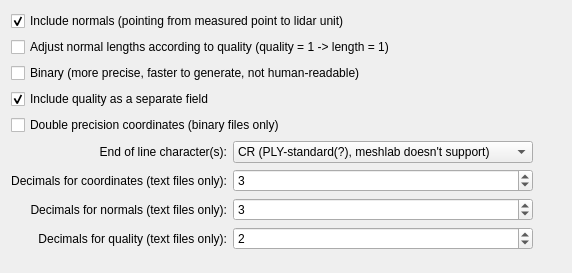
                         <widget class="QWidget" name="scrollAreaWidgetContents">
                          <property name="geometry">
                           <rect>
                            <x>0</x>
                            <y>0</y>
                            <width>572</width>
                            <height>273</height>
                           </rect>
                          </property>
                          <layout class="QVBoxLayout" name="verticalLayout_31">
                           <item>
                            <widget class="QCheckBox" name="checkBox_Lidar_PointCloud_FileFormat_PLY_IncludeNormals">
                             <property name="text">
                              <string>Include normals (pointing from measured point to lidar unit)</string>
                             </property>
                             <property name="checked">
                              <bool>true</bool>
                             </property>
                            </widget>
                           </item>
                           <item>
                            <widget class="QCheckBox" name="checkBox_Lidar_PointCloud_FileFormat_PLY_NormalLengthsAsQuality">
                             <property name="toolTip">
                              <string>&lt;html&gt;&lt;head/&gt;&lt;body&gt;&lt;p&gt;Normal lengths can be utilized in MeshLab&lt;/p&gt;&lt;/body&gt;&lt;/html&gt;</string>
                             </property>
                             <property name="text">
                              <string>Adjust normal lengths according to quality (quality = 1 -&gt; length = 1)</string>
                             </property>
                            </widget>
                           </item>
                           <item>
                            <widget class="QCheckBox" name="checkBox_Lidar_PointCloud_FileFormat_PLY_Binary">
                             <property name="toolTip">
                              <string>&lt;html&gt;&lt;head/&gt;&lt;body&gt;&lt;p&gt;Normal lengths can be utilized in MeshLab&lt;/p&gt;&lt;/body&gt;&lt;/html&gt;</string>
                             </property>
                             <property name="text">
                              <string>Binary (more precise, faster to generate, not human-readable)</string>
                             </property>
                            </widget>
                           </item>
                           <item>
                            <widget class="QCheckBox" name="checkBox_Lidar_PointCloud_FileFormat_PLY_QualityAsSeparateField">
                             <property name="toolTip">
                              <string>&lt;html&gt;&lt;head/&gt;&lt;body&gt;&lt;p&gt;Normal lengths can be utilized in MeshLab&lt;/p&gt;&lt;/body&gt;&lt;/html&gt;</string>
                             </property>
                             <property name="text">
                              <string>Include quality as a separate field</string>
                             </property>
                             <property name="checked">
                              <bool>true</bool>
                             </property>
                            </widget>
                           </item>
                           <item>
                            <widget class="QCheckBox" name="checkBox_Lidar_PointCloud_FileFormat_PLY_DoublePrecision">
                             <property name="toolTip">
                              <string>&lt;html&gt;&lt;head/&gt;&lt;body&gt;&lt;p&gt;Normal lengths can be utilized in MeshLab&lt;/p&gt;&lt;/body&gt;&lt;/html&gt;</string>
                             </property>
                             <property name="text">
                              <string>Double precision coordinates (binary files only)</string>
                             </property>
                            </widget>
                           </item>
                           <item>
                            <layout class="QHBoxLayout" name="horizontalLayout_4">
                             <item>
                              <layout class="QGridLayout" name="gridLayout_4">
                               <item row="0" column="0">
                                <widget class="QLabel" name="label_Lidar_PointCloud_Settings_FileFormat_3">
                                 <property name="text">
                                  <string>End of line character(s):</string>
                                 </property>
                                 <property name="alignment">
                                  <set>Qt::AlignRight|Qt::AlignTrailing|Qt::AlignVCenter</set>
                                 </property>
                                </widget>
                               </item>
                               <item row="0" column="1">
                                <widget class="QComboBox" name="comboBox_Lidar_PointCloud_FileFormat_PLY_EOLCharacter">
                                 <property name="minimumSize">
                                  <size>
                                   <width>300</width>
                                   <height>0</height>
                                  </size>
                                 </property>
                                 <property name="currentIndex">
                                  <number>0</number>
                                 </property>
                                 <item>
                                  <property name="text">
                                   <string>CR (PLY-standard(?), meshlab doesn't support)</string>
                                  </property>
                                 </item>
                                 <item>
                                  <property name="text">
                                   <string>LF (&quot;Linux&quot;)</string>
                                  </property>
                                 </item>
                                 <item>
                                  <property name="text">
                                   <string>CR+LF (&quot;Windows&quot;)</string>
                                  </property>
                                 </item>
                                </widget>
                               </item>
                               <item row="1" column="0">
                                <widget class="QLabel" name="label_Lidar_PointCloud_FileFormat_XYZ_Decimals_Coords_2">
                                 <property name="text">
                                  <string>Decimals for coordinates (text files only):</string>
                                 </property>
                                 <property name="alignment">
                                  <set>Qt::AlignRight|Qt::AlignTrailing|Qt::AlignVCenter</set>
                                 </property>
                                </widget>
                               </item>
                               <item row="1" column="1">
                                <widget class="QSpinBox" name="spinBox_Lidar_PointCloud_FileFormat_PLY_Decimals_Coords">
                                 <property name="minimum">
                                  <number>1</number>
                                 </property>
                                 <property name="maximum">
                                  <number>6</number>
                                 </property>
                                 <property name="value">
                                  <number>3</number>
                                 </property>
                                </widget>
                               </item>
                               <item row="2" column="0">
                                <widget class="QLabel" name="label_Lidar_PointCloud_FileFormat_XYZ_Decimals_Normals_2">
                                 <property name="text">
                                  <string>Decimals for normals (text files only):</string>
                                 </property>
                                 <property name="alignment">
                                  <set>Qt::AlignRight|Qt::AlignTrailing|Qt::AlignVCenter</set>
                                 </property>
                                </widget>
                               </item>
                               <item row="2" column="1">
                                <widget class="QSpinBox" name="spinBox_Lidar_PointCloud_FileFormat_PLY_Decimals_Normals">
                                 <property name="minimum">
                                  <number>1</number>
                                 </property>
                                 <property name="maximum">
                                  <number>6</number>
                                 </property>
                                 <property name="value">
                                  <number>3</number>
                                 </property>
                                </widget>
                               </item>
                               <item row="3" column="0">
                                <widget class="QLabel" name="label_Lidar_PointCloud_FileFormat_XYZ_Decimals_Normals_3">
                                 <property name="text">
                                  <string>Decimals for quality (text files only):</string>
                                 </property>
                                 <property name="alignment">
                                  <set>Qt::AlignRight|Qt::AlignTrailing|Qt::AlignVCenter</set>
                                 </property>
                                </widget>
                               </item>
                               <item row="3" column="1">
                                <widget class="QSpinBox" name="spinBox_Lidar_PointCloud_FileFormat_PLY_Decimals_Quality">
                                 <property name="minimum">
                                  <number>1</number>
                                 </property>
                                 <property name="maximum">
                                  <number>6</number>
                                 </property>
                                 <property name="value">
                                  <number>2</number>
                                 </property>
                                </widget>
                               </item>
                              </layout>
                             </item>
                             <item>
                              <spacer name="horizontalSpacer_7">
                               <property name="orientation">
                                <enum>Qt::Horizontal</enum>
                               </property>
                               <property name="sizeHint" stdset="0">
                                <size>
                                 <width>40</width>
                                 <height>20</height>
                                </size>
                               </property>
                              </spacer>
                             </item>
                            </layout>
                           </item>
                           <item>
                            <spacer name="verticalSpacer_4">
                             <property name="orientation">
                              <enum>Qt::Vertical</enum>
                             </property>
                             <property name="sizeHint" stdset="0">
                              <size>
                               <width>20</width>
                               <height>40</height>
                              </size>
                             </property>
                            </spacer>
                           </item>
                          </layout>
                         </widget>
